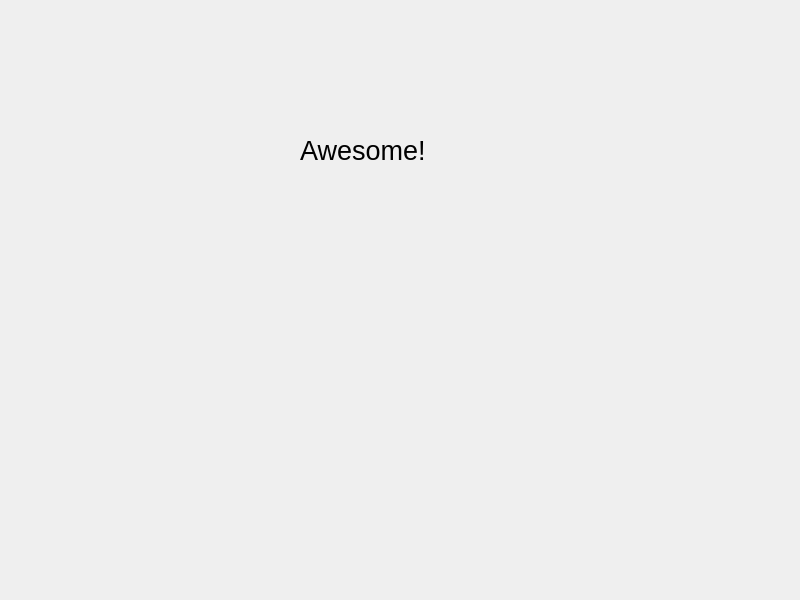
<?xml version="1.0" encoding="UTF-8"?>
<ui version="4.0">
 <class>Form</class>
 <widget class="QWidget" name="Form">
  <property name="geometry">
   <rect>
    <x>0</x>
    <y>0</y>
    <width>800</width>
    <height>600</height>
   </rect>
  </property>
  <property name="windowTitle">
   <string>Form</string>
  </property>
  <widget class="QLabel" name="label">
   <property name="geometry">
    <rect>
     <x>300</x>
     <y>110</y>
     <width>261</width>
     <height>81</height>
    </rect>
   </property>
   <property name="font">
    <font>
     <pointsize>20</pointsize>
    </font>
   </property>
   <property name="text">
    <string>Awesome!</string>
   </property>
  </widget>
  <widget class="QLabel" name="label_2">
   <property name="geometry">
    <rect>
     <x>240</x>
     <y>230</y>
     <width>351</width>
     <height>291</height>
    </rect>
   </property>
   <property name="text">
    <string/>
   </property>
   <property name="pixmap">
    <pixmap>images/excellent-1.gif</pixmap>
   </property>
  </widget>
 </widget>
 <resources/>
 <connections/>
</ui>
